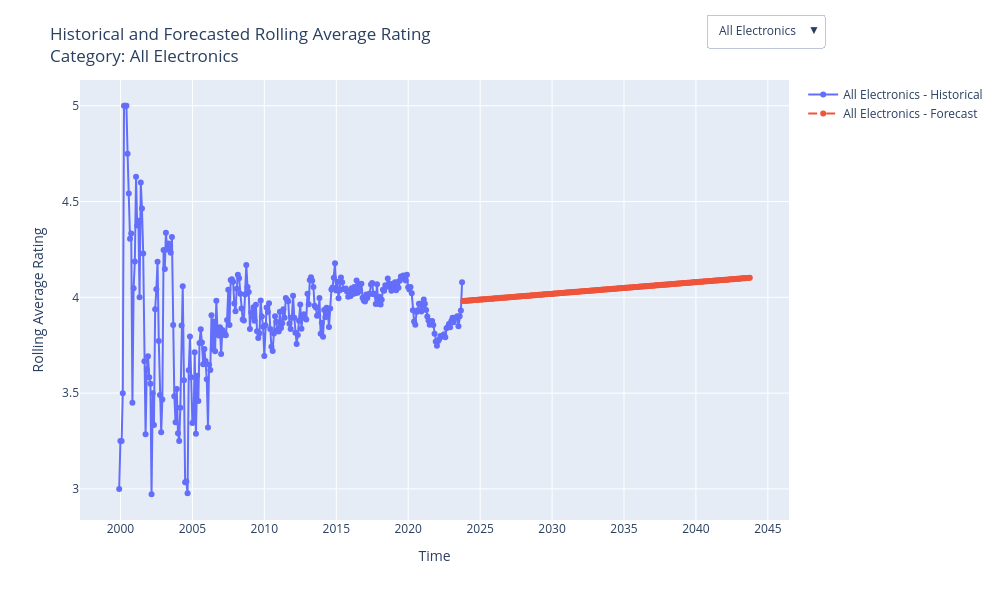

Notebook code for this chart:
### Code cell
import warnings
import numpy as np
import pandas as pd
import plotly.graph_objects as go

# ----------------------------
# 1) Load and Prepare the Data
# ----------------------------
df = pd.read_csv("rolling_time_window_with_category.csv", parse_dates=["timestamp"])

# Aggregate data by category and timestamp
cat_monthly = df.groupby(["new_category", "timestamp"])["rolling_avg_rating"].mean().reset_index()

# Forecast 24 months (2 years) beyond the last available timestamp
# Adjust as needed; your original code mentioned 480 for 40 years
future_periods = 240

# Get the unique categories
categories = cat_monthly["new_category"].unique()

# This will hold all the Plotly traces
all_traces = []

# We'll also keep track of which categories are valid (not skipped)
valid_categories = []

# -------------------------------------
# 2) Build Historical + Forecast Traces
# -------------------------------------
for cat in categories:
    # Filter data for this category
    data = cat_monthly[cat_monthly["new_category"] == cat].sort_values("timestamp").copy()
    
    # Basic validation checks
    if len(data) < 2 or data["rolling_avg_rating"].isna().all():
        print(f"Skipping forecast for '{cat}' - insufficient or invalid data.")
        continue
    
    # Convert timestamp to numeric
    data["time_numeric"] = data["timestamp"].map(pd.Timestamp.toordinal)
    
    X = data["time_numeric"].values
    y = data["rolling_avg_rating"].values
    
    # Check if we have at least two distinct timestamps and ratings
    if len(np.unique(X)) < 2:
        print(f"Skipping forecast for '{cat}' - all timestamps are the same.")
        continue
    if len(np.unique(y[~np.isnan(y)])) < 2:
        print(f"Skipping forecast for '{cat}' - ratings are all the same or NaN.")
        continue
    
    # Fit a linear model (degree=1 polynomial)
    try:
        coef = np.polyfit(X, y, 1)  # slope, intercept
    except Exception:
        print(f"Skipping forecast for '{cat}' - error in polyfit (possibly poorly conditioned).")
        continue
    
    poly1d_fn = np.poly1d(coef)
    
    # Forecast future months
    last_date = data["timestamp"].max()
    future_dates = [last_date + pd.DateOffset(months=i) for i in range(1, future_periods + 1)]
    future_numeric = np.array([d.toordinal() for d in future_dates])
    future_preds = poly1d_fn(future_numeric)
    
    # If the forecast is NaN, skip
    if np.isnan(future_preds).any():
        print(f"Skipping forecast for '{cat}' - forecast produced NaN values.")
        continue
    
    # 2.1) Create the Historical Trace
    hist_trace = go.Scatter(
        x = data["timestamp"],
        y = data["rolling_avg_rating"],
        mode = "lines+markers",
        name = f"{cat} - Historical",
        visible = False  # We'll toggle visibility via dropdown
    )
    
    # 2.2) Create the Forecast Trace
    forecast_trace = go.Scatter(
        x = future_dates,
        y = future_preds,
        mode = "lines+markers",
        line = dict(dash="dash"),
        name = f"{cat} - Forecast",
        visible = False
    )
    
    # Append both traces
    all_traces.append(hist_trace)
    all_traces.append(forecast_trace)
    
    valid_categories.append(cat)

# If no valid categories/traces, just stop
if not valid_categories:
    print("No valid categories to plot.")
else:
    # -------------------------------------------------
    # 3) Create the Dropdown Buttons for Each Category
    # -------------------------------------------------
    buttons = []
    
    # Each category corresponds to two traces in the list (historical + forecast)
    # So for category i, the traces are at indices 2*i and 2*i + 1
    for i, cat in enumerate(valid_categories):
        # Generate a "visibility mask" for all traces
        # We only want to make the i-th category's 2 traces visible
        visibility = [False] * len(all_traces)
        visibility[2*i] = True     # Historical
        visibility[2*i + 1] = True # Forecast
        
        buttons.append({
            "label": cat,
            "method": "update",
            "args": [
                {"visible": visibility},
                {"title": f"Historical and Forecasted Rolling Average Rating<br>Category: {cat}"}
            ]
        })
    
    # Make the first category's traces visible by default
    if len(valid_categories) > 0:
        all_traces[0].visible = True
        all_traces[1].visible = True
    
    # -------------------------------------------
    # 4) Construct the Figure and Add the Layout
    # -------------------------------------------
    fig = go.Figure(data=all_traces)
    
    # Add the dropdown menu
    fig.update_layout(
        title = f"Historical and Forecasted Rolling Average Rating<br>Category: {valid_categories[0]}",
        xaxis_title = "Time",
        yaxis_title = "Rolling Average Rating",
        updatemenus = [
            {
                "buttons": buttons,
                "direction": "down",
                "showactive": True,
                "active": 0,
                "x": 1.05,
                "xanchor": "right",
                "y": 1.15,
                "yanchor": "top"
            }
        ],
        # Figure size/margins
        height=600,
        width=1000,
        margin=dict(l=80, r=40, t=80, b=80),
    )
    
    # Improve x-axis formatting (e.g., for dates)
    fig.update_xaxes(rangemode="normal")
    
    # Display the figure
    fig.show()

### Figure 1 — Plotly figure (JSON) as saved in the notebook; plotly's stock layout.template omitted (floating-point values rounded to 4 significant figures; data arrays with more than 128 entries replaced by an {"elided": "..."} marker saying what was removed)
{"data": [{"mode": "lines+markers", "name": "All Electronics - Historical", "type": "scatter", "visible": true, "x": {"elided": "287 str values"}, "y": {"elided": "287 float values"}}, {"line": {"dash": "dash"}, "mode": "lines+markers", "name": "All Electronics - Forecast", "type": "scatter", "visible": true, "x": {"elided": "240 str values"}, "y": {"elided": "240 float values"}}, {"mode": "lines+markers", "name": "Computers - Historical", "type": "scatter", "visible": false, "x": {"elided": "276 str values"}, "y": {"elided": "276 float values"}}, {"line": {"dash": "dash"}, "mode": "lines+markers", "name": "Computers - Forecast", "type": "scatter", "visible": false, "x": {"elided": "240 str values"}, "y": {"elided": "240 float values"}}, {"mode": "lines+markers", "name": "Others - Historical", "type": "scatter", "visible": false, "x": {"elided": "288 str values"}, "y": {"elided": "288 float values"}}, {"line": {"dash": "dash"}, "mode": "lines+markers", "name": "Others - Forecast", "type": "scatter", "visible": false, "x": {"elided": "240 str values"}, "y": {"elided": "240 float values"}}, {"mode": "lines+markers", "name": "Software - Historical", "type": "scatter", "visible": false, "x": {"elided": "287 str values"}, "y": {"elided": "287 float values"}}, {"line": {"dash": "dash"}, "mode": "lines+markers", "name": "Software - Forecast", "type": "scatter", "visible": false, "x": {"elided": "240 str values"}, "y": {"elided": "240 float values"}}, {"mode": "lines+markers", "name": "Video Games - Historical", "type": "scatter", "visible": false, "x": {"elided": "295 str values"}, "y": {"elided": "295 float values"}}, {"line": {"dash": "dash"}, "mode": "lines+markers", "name": "Video Games - Forecast", "type": "scatter", "visible": false, "x": {"elided": "240 str values"}, "y": {"elided": "240 float values"}}], "layout": {"height": 600, "margin": {"b": 80, "l": 80, "r": 40, "t": 80}, "title": {"text": "Historical and Forecasted Rolling Average Rating<br>Category: All Electronics"}, "updatemenus": [{"active": 0, "buttons": [{"args": [{"visible": [true, true, false, false, false, false, false, false, false, false]}, {"title": "Historical and Forecasted Rolling Average Rating<br>Category: All Electronics"}], "label": "All Electronics", "method": "update"}, {"args": [{"visible": [false, false, true, true, false, false, false, false, false, false]}, {"title": "Historical and Forecasted Rolling Average Rating<br>Category: Computers"}], "label": "Computers", "method": "update"}, {"args": [{"visible": [false, false, false, false, true, true, false, false, false, false]}, {"title": "Historical and Forecasted Rolling Average Rating<br>Category: Others"}], "label": "Others", "method": "update"}, {"args": [{"visible": [false, false, false, false, false, false, true, true, false, false]}, {"title": "Historical and Forecasted Rolling Average Rating<br>Category: Software"}], "label": "Software", "method": "update"}, {"args": [{"visible": [false, false, false, false, false, false, false, false, true, true]}, {"title": "Historical and Forecasted Rolling Average Rating<br>Category: Video Games"}], "label": "Video Games", "method": "update"}], "direction": "down", "showactive": true, "x": 1.05, "xanchor": "right", "y": 1.15, "yanchor": "top"}], "width": 1000, "xaxis": {"rangemode": "normal", "title": {"text": "Time"}}, "yaxis": {"title": {"text": "Rolling Average Rating"}}}}
